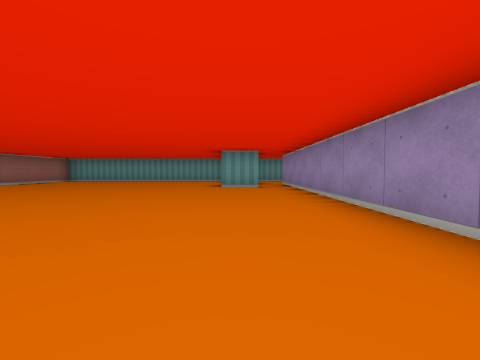
[1] (above)

17 first-person views from a walk through a cub3D level. The camera is about half as high as the walls, tilts 2° down and sees 90° across. The floor is counted in squares. Each view is taken from the middle of a square. On the plan, view 1 faces up. The plan holds only what a view shows up to about 9 squares ahead; the rest is blank. The place goes on beyond the plan.

[2]
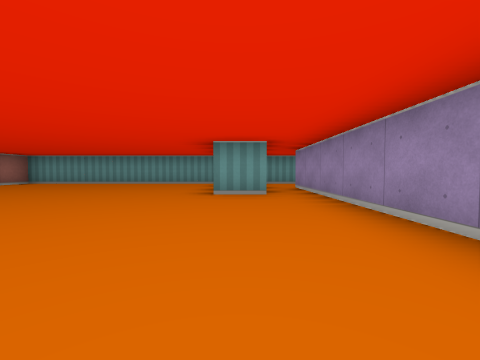

[3]
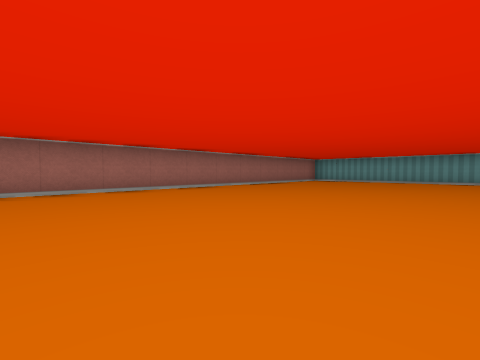

[4]
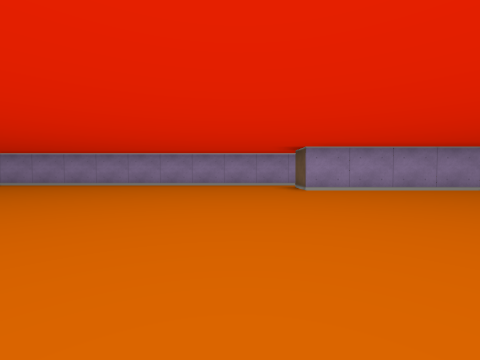

[5]
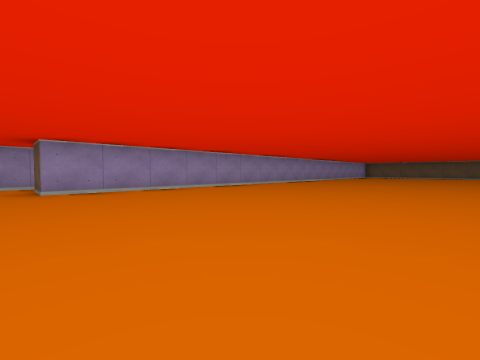

[6]
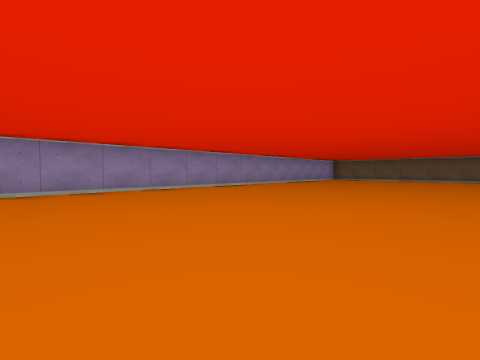

[7]
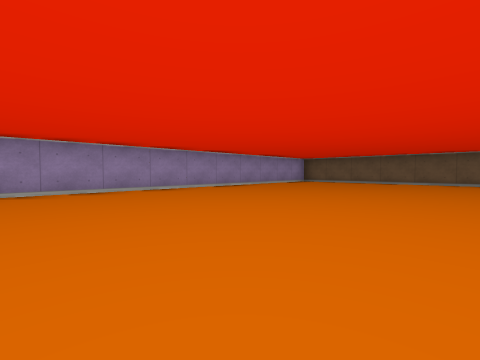

[8]
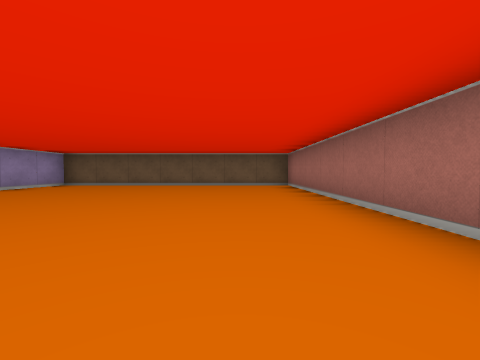

[9]
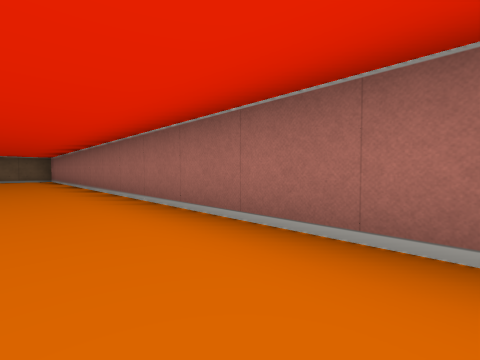

[10]
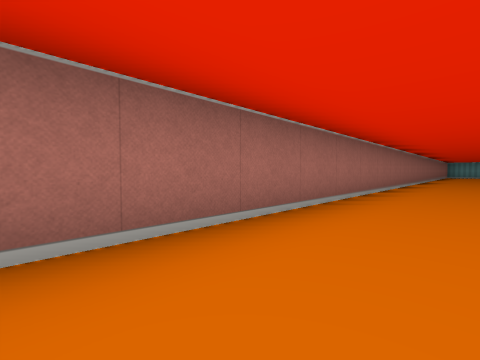

[11]
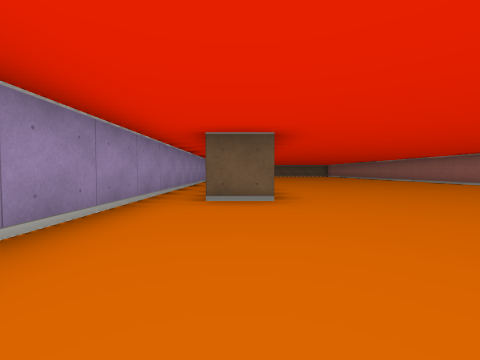

[12]
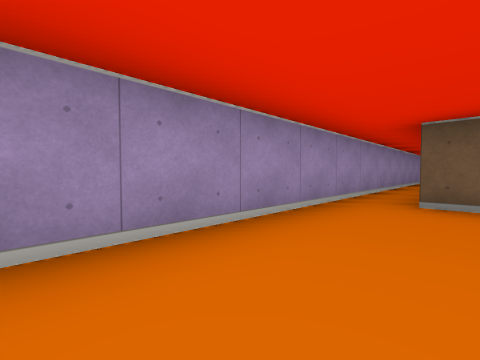

[13]
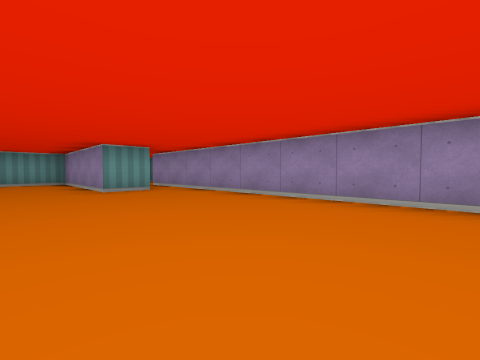

[14]
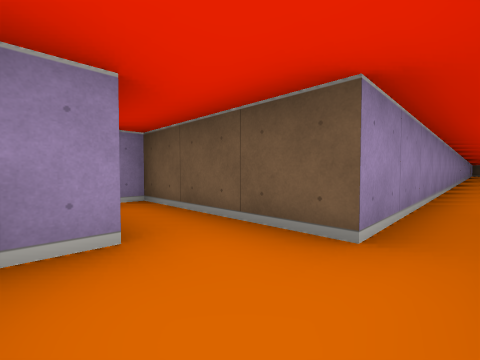

[15]
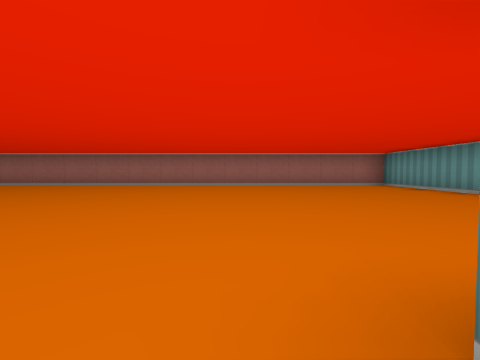

[16]
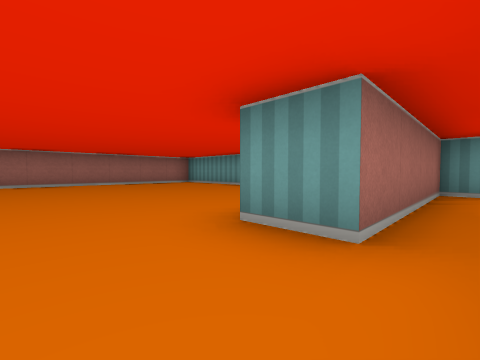

[17]
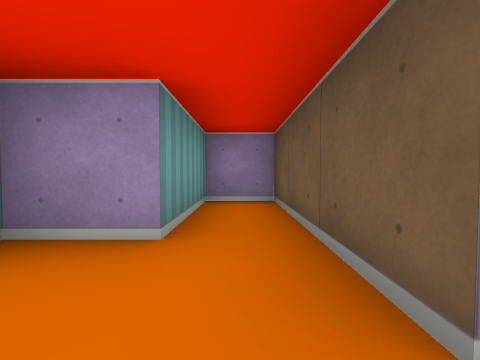

### Floor plan
Points are (right, up) in squares from view 1. A wall is a line through its corners. A room is listed if a view was taken in it or the views show most of it. See-through windows are left out.
Room 1 (views 1, 2, 3, 4, 5, 6, 7, 8, 9, 10, 11, 12, 13, 15, 16)
walls: (1.5, -10.5) (1.5, 6.5); (0.5, 6.5) (-0.5, 6.5) (-0.5, 10.5) (-7.5, 10.5) (-7.5, -20.5) (-0.5, -20.5) (-0.5, -3.5) (0.5, -3.5)
ways out: opening at (1, 7.5) to room 2
Room 2 (views 14, 17)
walls: (1.5, 6.5) (1.5, 8.5) (4.5, 8.5) (4.5, 9.5) (2.5, 9.5) (2.5, 10.5) (0.5, 10.5) (0.5, 6.5)
ways out: opening at (1, 7.5) to room 1

Where each view was taken, in squares from view 1:
view 1: 0 up, 0 right, facing up
view 2: 2 up, 0 right, facing up
view 3: 0 up, 2 left, facing up-left
view 4: 2 down, 6 left, facing right
view 5: 3 down, 6 left, facing down-right
view 6: 8 down, 6 left, facing down-right
view 7: 11 down, 6 left, facing down-right
view 8: 13 down, 6 left, facing down
view 9: 8 down, 6 left, facing down-left
view 10: 10 down, 6 left, facing up-left
view 11: 0 up, 0 right, facing down
view 12: 0 up, 0 right, facing down-right
view 13: 1 up, 2 left, facing up-right
view 14: 10 up, 1 right, facing down-right
view 15: 6 up, 0 right, facing left
view 16: 5 up, 1 right, facing up-left
view 17: 9 up, 1 right, facing right
